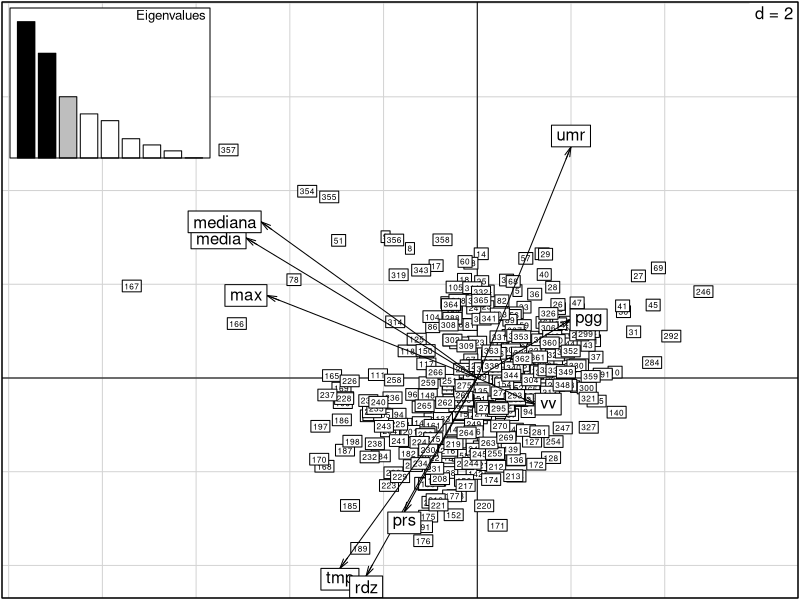
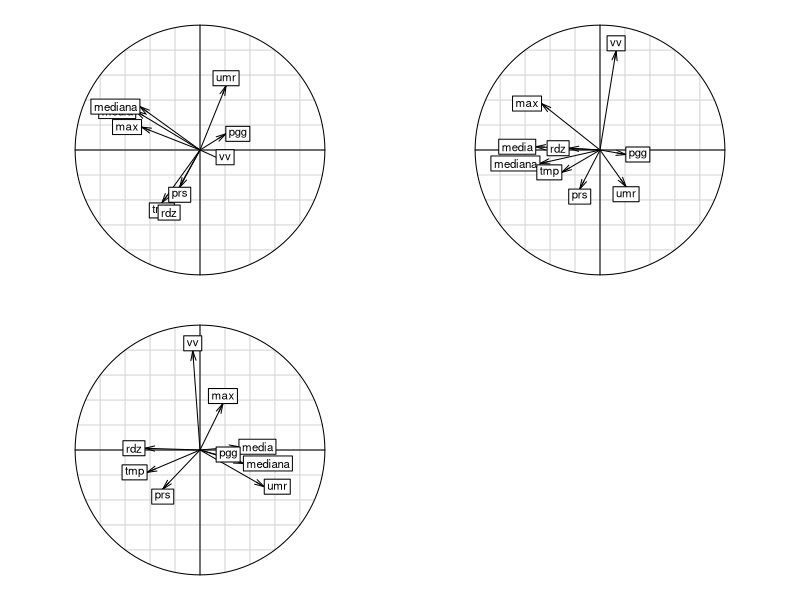
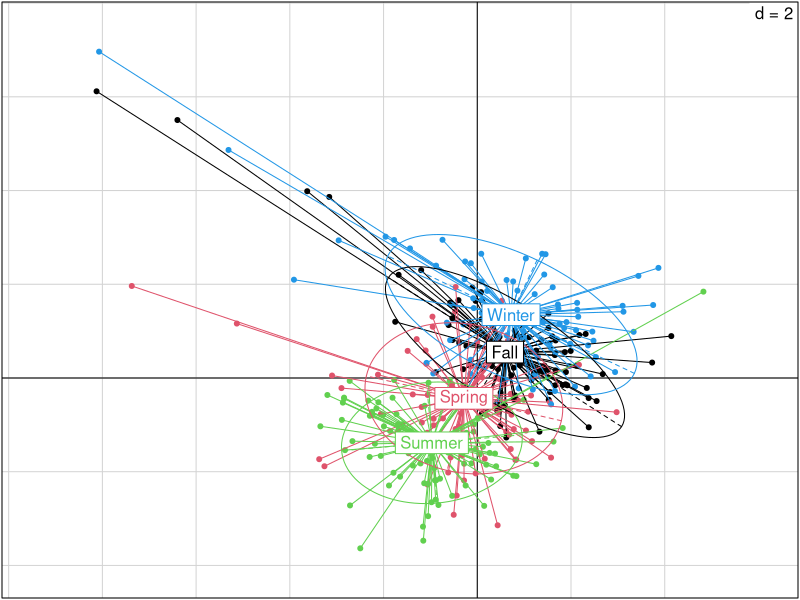
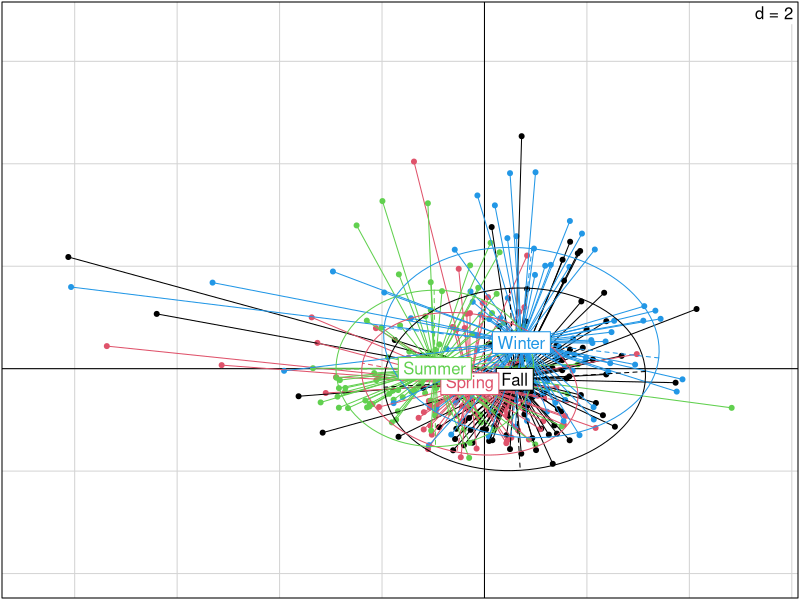
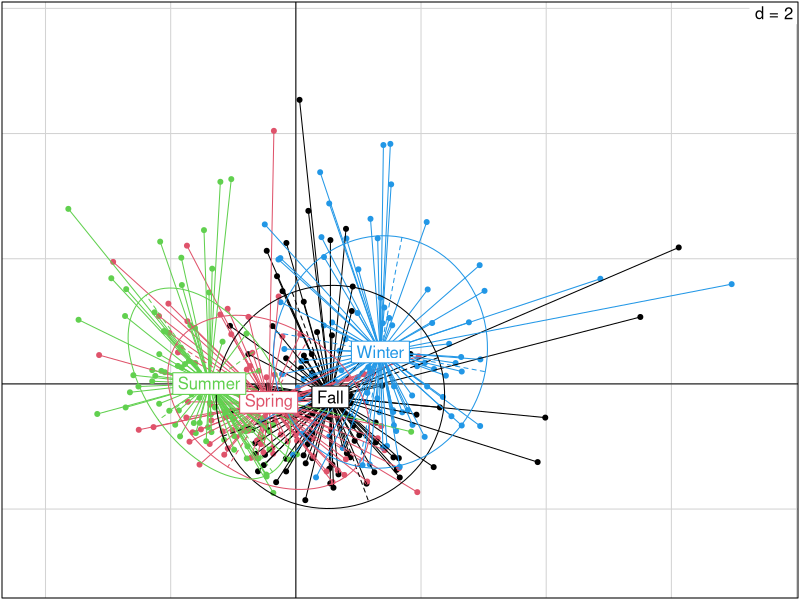
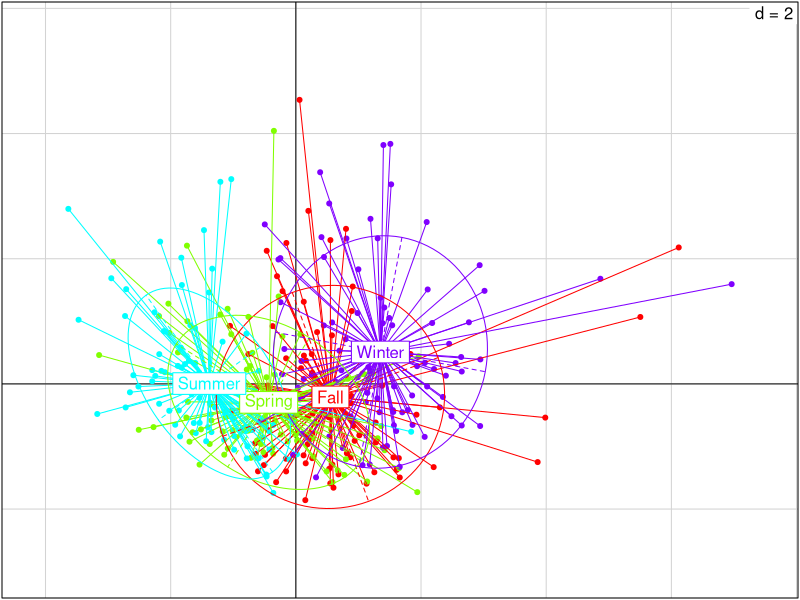
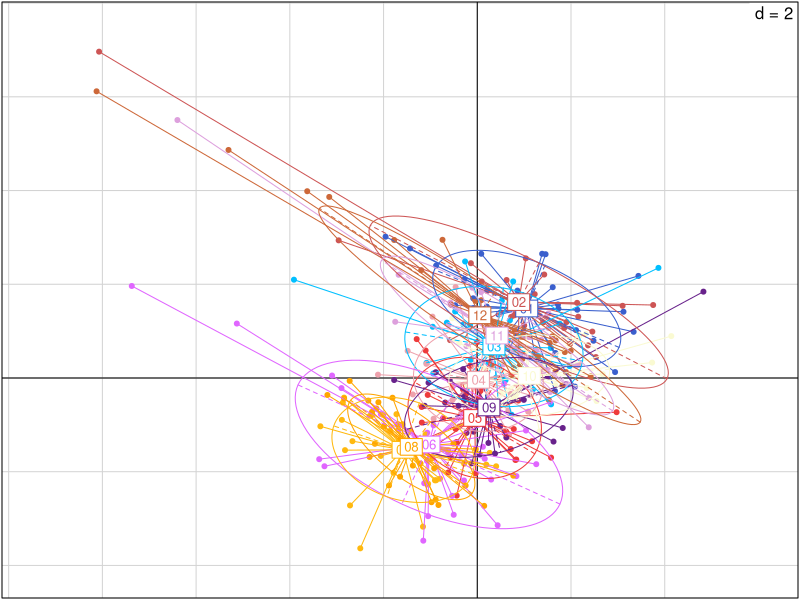
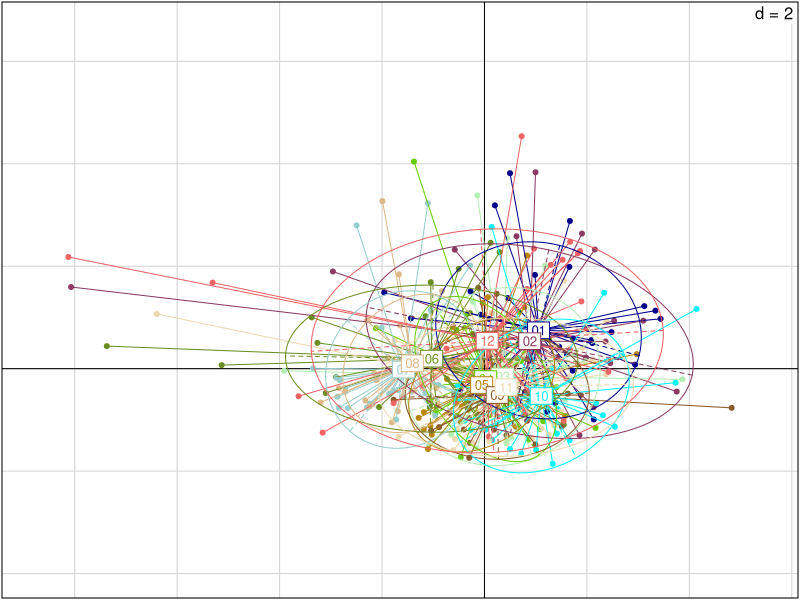

Recreate these plots in R, in order. (Note: this script raises an error after producing the figures.)
#setto la WD ----
pm10 <- read.csv2("data/pm2010.csv", dec = ".")

#questo è un pacchetto di pacchetti. Contiene molti pacchetti utili :-)
install.packages("tidyverse")

library(tidyr)
#creO variabile per anno, giorno, mese
pm10_a <- separate(pm10, col = "data", into = c("anno","mese","giorno"), sep = "-")

pm10_a$mese2 <- as.numeric(pm10_a$mese)

str(pm10_a)        

pm10_a$mese2


pm10_a$giorno2 <- as.numeric(pm10_a$giorno)
str(pm10_a)
# stagioni: primavera (21-03 / 20-06), estate (21-06/22-09), autunno (23-09 /21-12)
# inverno(22-12/20-03)

#divido in stagioni ----
getSeason <- function(DATES) {
  WS <- as.Date("2010-12-22", format = "%Y-%m-%d") # Winter Solstice
  SE <- as.Date("2010-3-21",  format = "%Y-%m-%d") # Spring Equinox
  SS <- as.Date("2010-6-21",  format = "%Y-%m-%d") # Summer Solstice
  FE <- as.Date("2010-9-23",  format = "%Y-%m-%d") # Fall Equinox
  d <- as.Date(strftime(DATES, format="2010-%m-%d"))
  
  ifelse (d >= WS | d < SE, "Winter",
          ifelse (d >= SE & d < SS, "Spring",
                  ifelse (d >= SS & d < FE, "Summer", "Fall")))
}


k <- getSeason(pm10$data)



pm10_a$Stagione<- k

table(pm10_a$Stagione)


summary(pm10_a)

### PCA ANALYSIS ----
require(ade4)
names(pm10_a)

#estraggo da pm10 solo le variabili numeriche da inserire nella PCA escludendo giorno mese e anno che sono da considerarsi factors
data_pca <- pm10_a[,c(1:9)]

# con nf = 3 gli stò dicendo di tenere tre assi
pcapm <- dudi.pca(data_pca, scannf = FALSE, nf = 3)

#faccio il biplot, cos'è clab.row?
# clab.row serve a gestire la grandezza dei quadratini delle osservazioni
# clab.col invece controlla le variabili
scatter(pcapm, clab.row = 0.5)


#valori dei punteggi per le variabili
pcapm$c1

# CARATTERIZZIAMO GLI ASSI
# se vedi come ci si aspetta mediana media e max stanno insieme perchè sono molto correlati e vanno tutti sulla prima componente
# sulla seconda ci vanno i fattori ambientali tmp, umr, rdz, pgg e prs. Solo che tmp, prs e rdz hanno correlazione negativa rispetto
# a umr  e pgg [pgg è al limite. ha un punteggio abbastanza basso]
# sulla terza si prende tutto il vento

#cerchio di correlazione, i punteggi delle varibili sono plottati su una circonferenza di raggio unitario
par(mfrow = c(2,2))
s.corcircle(pcapm$c1, xax = 1, yax = 2) #plotto prima e seconda
s.corcircle(pcapm$c1, xax = 1, yax = 3) #plotto prima e terza
s.corcircle(pcapm$c1, xax = 2, yax = 3) #plotto seconda e terza

#calcolo gli autovalori
pcapm$eig / sum(pcapm$eig) 

#calcolo la somma cumilata degli autovalori
cumsum(pcapm$eig / sum(pcapm$eig)) # con i primi tre assi spiego circa il 70% che non è male


# da cosa lo capisci??? perchè il 3° dice 0.71?
# gli autovalori corrispondono alla quantità di variabilità spiegata lungo quella direzione (autovettore)
# se divido ogni singolo autovalore per la somma di tutti gli autovalori (riga 80) ottengo la % che ogni 
#singola componente spiega. Facendo la somma cumulata (riga 83) non faccio altro che:
# 1c , 1c + 2c, 1c + 2c + 3c. La somma di tutte chiaramente mi darà 100 (o meglio 1)
# quindi in questo modo io so che tenedo le prime tre componenti io riesco a vedere il 71% dell'informazione presente
#nel mio dataset

#vediamo adesso come si comportano le variabili qualitative - lascio a te l'interpretazione!!!!!!
# PCA STAGIONE ----
par(mfrow= c(1,1))
s.class(pcapm$li, factor(pm10_a$Stagione), xax = 1, yax = 2, col = c(1,2,3,4)) 
s.class(pcapm$li, factor(pm10_a$Stagione), xax = 1, yax = 3, col = c(1,2,3,4))
s.class(pcapm$li, factor(pm10_a$Stagione), xax = 2, yax = 3, col = c(1,2,3,4))



s.class(pcapm$li, factor(pm10_a$Stagione), xax = 2, yax = 3, col = rainbow(4)) #se volessi usare la funzione rainbow

#un modo carino per selezionare i colori
color = grDevices::colors()[grep('gr(a|e)y', grDevices::colors(), invert = T)]

# questo comando crea un oggetto che si chiama color che contiene tutti e 433 i colori base di R escluse le scale di grigio
# poi basta fare col = sample(color, n) all'intero di una funzione che usa come argument col
# dove n è il numero di colori che devi utilizzare

#alternativa se 433 colori sono troppi
library(RColorBrewer)
qual_col_pals = brewer.pal.info[brewer.pal.info$category == 'qual',]
col_vector = unlist(mapply(brewer.pal, qual_col_pals$maxcolors, rownames(qual_col_pals)))
# questa funzione produce un vettore di 74 colori

# Interpretazione (la devi fare tu), stai attenta! :
# 1 - come si dispongono le ellissi rispetto alle tre componenti? 
# 2 - ci sono delle direzioni in cui la variazione è più evodente e altre invece dove non sembra esserci?
# 3 - cosa rappresentano le tre componenti?
# 4 - l'asse maggiore delle ellissi su che componente si allinea?
# 5 - che cosa mi racconta quindi il grafico?


#facile dire la devi fare tu gne gne gne gne XD alloraaaa( sto rosicando che l'avevo
#già fatta ma cambiando computer ho fatto un panico... dunque)
# rispondo alle domande per stagioni:

# 1) le ellissi praticamente si sovrappongono rispetto alle componenti, in particolare
# le componenti 1 e 3 , mentre sono trasversali tra 1 e 2 
# 2) se per variazione intendi i picchi, in inverno c'è variazione
# 3) le tre componenti sono la 1a la concentrazione del pm10 la 2a le variabili ambientali, la 3a la velocità del vento
# 4) l'asse maggiore è parallelo alla componente che rappresenta la concentrazione
# 5) essendo così tutte attaccate mi sa che il fattore stagione posso anche non cagarlo
# posso invece indagare su st'inverno che esce fuori dagli schemi no??






# attenta mese ha 12 livelli come factor non 4 come le stagioni se usi solo 4 colori non vedi gli altri mesi
# approfitto per usare la funzione che hai usato prima 

par(mfrow = c(1,1))
s.class(pcapm$li, factor(pm10_a$mese), xax = 1, yax = 2, col = sample(color, 12), clabel = 0.8)
s.class(pcapm$li, factor(pm10_a$mese), xax = 1, yax = 3, col = sample(color, 12), clabel = 0.8)
s.class(pcapm$li, factor(pm10_a$mese), xax = 2, yax = 3, col = sample(color, 12), clabel = 0.8)

# GIORNO ----
# chiaramente dal giorno ci capisci poco perchè stai mischiando periodi diversi dell'anno e la natura se ne frega che è il
# primo o il trenta del mese
s.class(pcapm$li, factor(pm10_a$giorno), xax = 1, yax = 2,col = sample(color, 31))
s.class(pcapm$li, factor(pm10_a$giorno), xax = 1, yax = 3,col = sample(color, 31))
s.class(pcapm$li, factor(pm10_a$giorno), xax = 2, yax = 3,col = sample(color, 31))

# direi che a questo punto non mi interessa per niente il fattore giorno e mese,
# perche già con la stagione ho abbastanza livelli non aggiungo ulteriore confusione al tutto

#DIREZIONE DEL VENTO ----
s.class(pcapm$li, factor(pm10_a$dv), xax = 1, yax = 2, col = sample(col_vector, nlevels(pm10$dv)))
s.class(pcapm$li, factor(pm10_a$dv), xax = 1, yax = 3, col = sample(col_vector, nlevels(pm10$dv)))
s.class(pcapm$li, factor(pm10_a$dv), xax = 2, yax = 3, col = sample(col_vector, nlevels(pm10$dv)))


# ARI-DOMANDE
# 1) le ellissi sono sempre accozzagliate l'una sull'altra rispetto alle componenti
# 2) mi sembra che il vento da sudest ha sempre sti picchi malefici che escono dagli schemi
# 3) le componenti sono sempre le stesse
# 4) l'asse maggiore sta sempre sulla concentrazione di pm10
# 5) anche qui stanno tutte una sull'altra non ci sta niente di "eclatante" apparte i picchi di vento 
# da sudest

# fatti le stesse domande che ti ho scritto prima


# HILL-SMITH ----




#### HILLSMITH SU DATI ----

data_hills<-(pm10_a[,1:10])
data_hills$stagione<-pm10_a$Stagione


str(data_hills)
data_hills$stagione<-as.factor(data_hills$stagione)
dd1 <- dudi.hillsmith(data_hills, scannf = FALSE, nf = 3)
par(mfrow = c(1,1))

scatter(dd1, clab.row = 0.5, posieig = "bottom")

# perchè lo scatter sta a fanculo in alto?
# stavi pensando a cosa rappresentano i valori della hills e quali sono le 
# componenti principali in questo caso...
dd1$c1

par(mfrow=c(1,1))
s.corcircle(dd1$c1, xax = 1, yax = 2) #plotto prima e seconda
s.corcircle(dd1$c1, xax = 1, yax = 3) #plotto prima e terza
s.corcircle(dd1$c1, xax = 2, yax = 3) #plotto seconda e terza


dd1$eig/sum(dd1$eig) 
cumsum(dd1$eig/sum(dd1$eig))


# quindi aggiungendo la stagione  e la dv e facendo la hills 
# i 3 assi mi perdono quantità di informazione e spiegano quasi il 50% dei dati.


# ma sopratutto ora che so che:
# media mediana e max sono super correlate, quindi mi conviene tenerne una sola
# tmp,rdz,prs sono inversamente prop all'umidità e che la pioggia sta a se
#velocità del vento va per fatti suoi e tira i miei dati
# d'inverno ho dei picchi particolari che non so se hanno valenza
# e mi sembra che la direzione NW può avere una valenza 




# provo a vedere sta velocità del vento che problemi ha 


hist(pm10_a$vv)

plot(pm10_a$media~pm10_a$vv,col="2",pch="20")
boxplot(pm10_a$vv)

#faccio un modello di regressione multipla con tutto dentro
modvv<-lm(vv~.,data=data_hills)
summary(modvv)
# la vv del vento con la direzione nord fa sempre vedere qualcosa
# per me c'è qualcosa sotto, dice che sono significative 
# umr,pgg,prs



names(data_hills)

corr<-cor(data_hills[,1:9])
summary(corr)

# potresti cominciare a fare una bella regressione multipla per vedere se le variabile che hai spiegano la conc di pm10
# poi commentiamo meglio magari su skype!!!!

### REGRESSIONE MULTIPLA ----


mod1<-lm(media~.,data=data_hills)

summary(mod1)

# non capisco perchè è sparito l'autunno cmq dalle stagioni
AIC(mod1)

# dal risultato del modello mi sembra che ovviamente hanno rilevanza mediana e 
# massima che si accavallano sempre con l'intercetta che è la media
# sbaglio o la direzione del vento N-NW ha rilevanza?, e poi l'R2 è un sacco alto
# ma l'AIC è altissimo quindi questo modello non spiega assolutamente nulla ahaha

mod1s=step(mod1,direction="both")

# a giudicare da questo credo che eliminerò max e mediana e provo a comparare 
# max e media con due modelli differenti in quanto sono sempre correlate e vedo
# se cambia qualcosa 


mod2<-lm(media~tmp+vv+dv+rdz+pgg+umr+prs+stagione,data=data_hills)

summary(mod2)

# ok lui non è proprio un buon modello

mod2s=step(mod2,direction="both")

#azzarderei assolutamente no..


mod3<-lm(max~tmp+vv+dv+rdz+pgg+umr+prs+stagione,data=data_hills)

summary(mod3)

mod3s=step(mod3,direction="both")
# ma che palle ho sempre un AIC altissimoooooooo

# i miei modelli fanno rateeeeee
# provo con il glm

glm1<-glm(data_hills)
summary(glm1)


# manco questo..non so dove sbattere la testa aaaaaah
